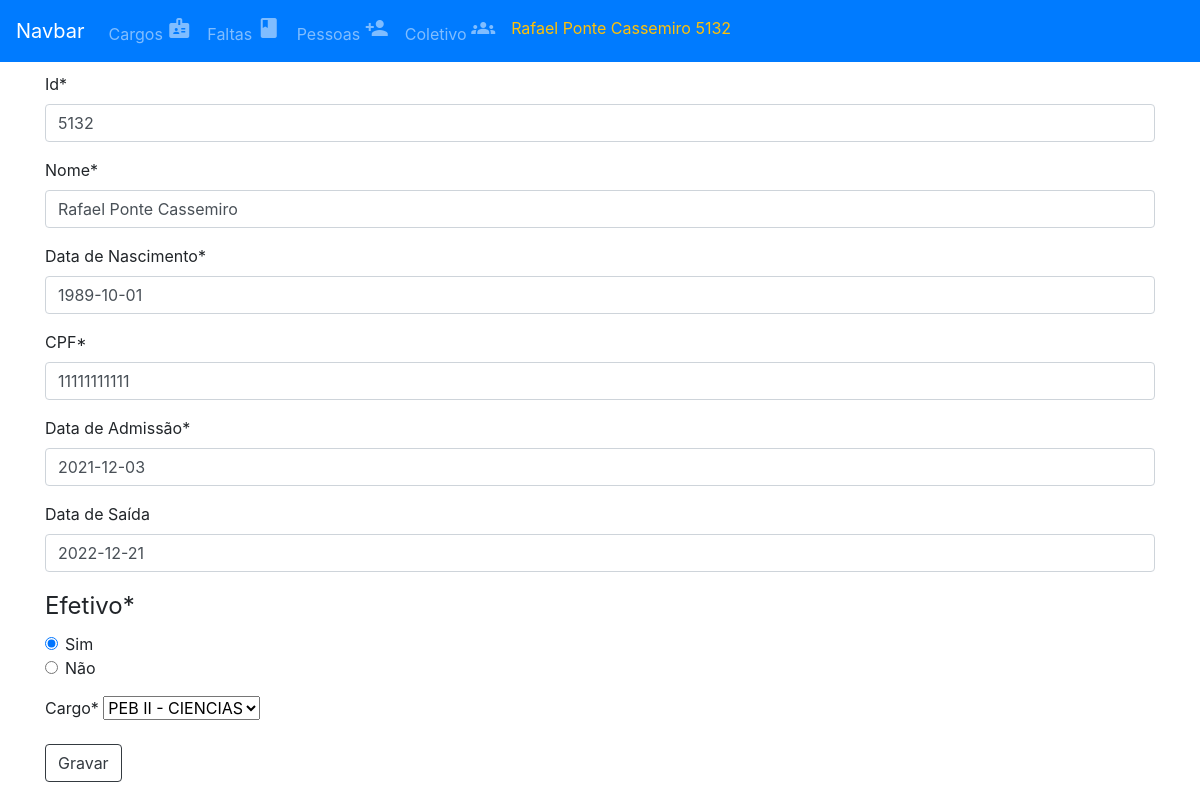
/pessoas/5132, run on an earlier commit of the app's database.
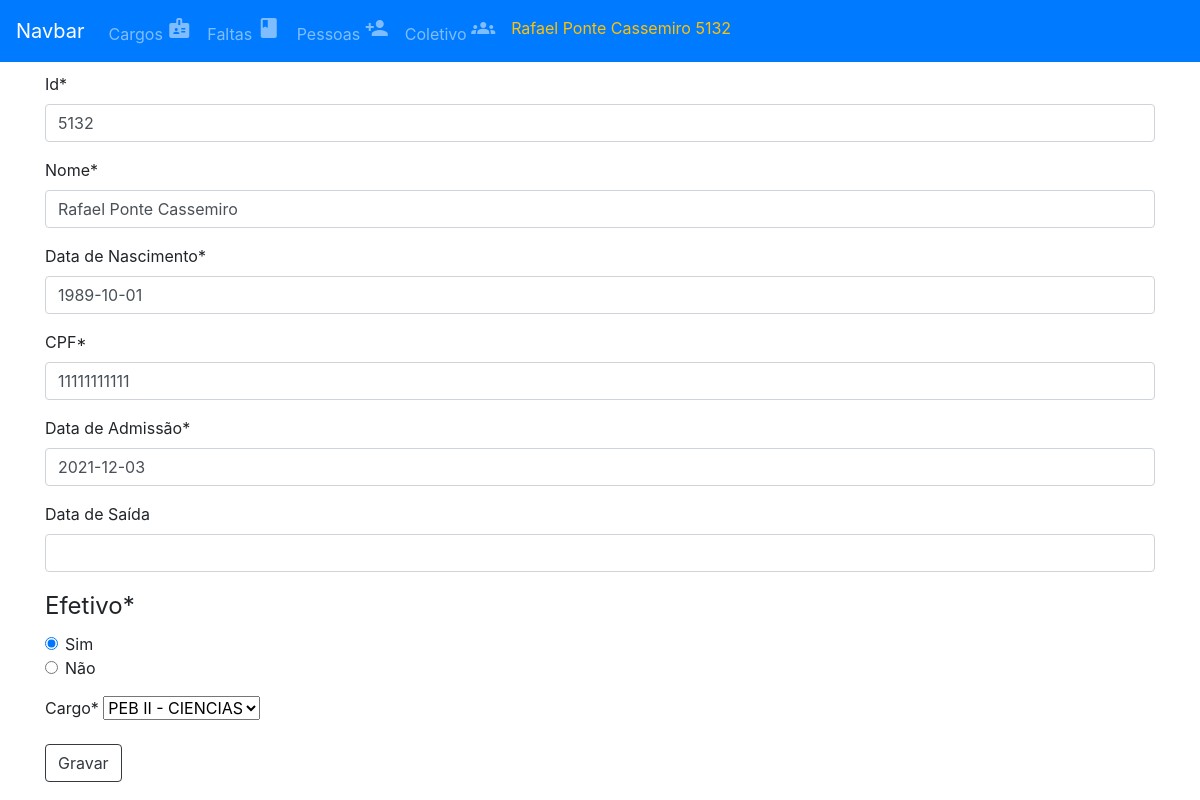
And on a later commit of the database.
### app_pessoa/models.py (models this page shows)
class Pessoas(models.Model):
    EFETIVO =  (
     (True,'Sim'),
     (False,'Não')
    )
    id = models.CharField(max_length=6, primary_key=True)
    nome = models.CharField(max_length=150)
    dt_nasc = models.DateField(default='1991-01-01')
    cpf = models.CharField(max_length=11, default='11111111111')
    admissao = models.DateField(default='1991-01-01')
    saida = models.DateField(null=True)
    efetivo = models.BooleanField(choices=EFETIVO, default=False)
    cargo = models.ForeignKey(Cargos, on_delete=models.CASCADE, related_name="pessoas_cargos")

### app_cargo/models.py (models this page shows)
class Cargos(models.Model):
    cargo = models.CharField(max_length=50)
    def __str__(self):
        return f'{self.cargo}'

### app_pessoa/views.py (the view)
# urls.py: path('<str:pessoa_id>', atualizar_pessoa, name="atualizarpessoa"),
def atualizar_pessoa(request, pessoa_id):
    pessoa = Pessoas.objects.get(pk=pessoa_id)
    if request.method == 'POST':
        form = formularioPessoa(request.POST, instance=pessoa)
        if form.is_valid():
            form.save()
            messages.success(request,"Pessoa atualizada!")
            return redirect('listarpessoas')
    else:
        form = formularioPessoa(instance=pessoa)
    return render(request,'cadastrar_pessoa.html',{'form':form,'pessoa':pessoa})

### app_pessoa/forms.py
class formularioPessoa(forms.ModelForm):
    cargos = Cargos.objects.all()
    id = forms.CharField(max_length=6, required=True)
    nome = forms.CharField(max_length=150, required=True)
    dt_nasc =  forms.DateField(widget=DatePickerInput(), label="Data de Nascimento")
    cpf = forms.CharField(max_length=11, required=True, label='CPF')
    efetivo = forms.ChoiceField(choices=Pessoas.EFETIVO,widget= forms.RadioSelect)
    cargo = forms.ModelChoiceField(queryset=cargos)
    admissao =  forms.DateField(widget=DatePickerInput(), label="Data de Admissão")
    saida = forms.DateField(widget=DatePickerInput(), label="Data de Saída", required=False)
    class Meta:
        model = Pessoas
        fields = ['id','nome','dt_nasc','cpf','admissao','saida','efetivo','cargo']
        widget = {
            "dt_nasc": DatePickerInput(),
            "admissao": DatePickerInput(),
            "saida": DatePickerInput()
        }

### app_pessoa/template/cadastrar_pessoa.html (shortened to what this page needs)
{% extends 'template/menu.html' %}
{% load crispy_forms_tags %}
{% load bootstrap4 %}
{% block content %}
<form method="POST">
    {{ form|crispy }}
    <div clas="form-group">
        <button class="btn btn-outline-dark">Gravar</button>
    </div>
</form>
{% endblock content %}

### template/menu.html (shortened to what this page needs)
{% load static %}
<!DOCTYPE html>
<html lang="en">
<head>
    <link rel="stylesheet" href="https://cdn.jsdelivr.net/npm/bootstrap@4.0.0/dist/css/bootstrap.min.css"
>
    <link rel="stylesheet" href="https://use.fontawesome.com/releases/v5.7.0/css/all.css"
>
</head>
<body>
    <nav class="navbar navbar-expand-lg navbar-dark bg-primary  fixed-top">
        <a class="navbar-brand" href="#">Navbar</a>
        <div class="collapse navbar-collapse" id="navbarSupportedContent">
            <ul class="navbar-nav mr-auto">
                <li class="nav-item">
                    <a class="nav-link" href="{% url 'listarcargos' %}">Cargos <span class="material-icons">
                        </span></a>
                </li>
                <li class="nav-item">
                    <a class="nav-link" href="{% url 'listarfaltas' %}">Faltas <span class="material-icons">
                        </span></a>
                </li>
                <li class="nav-item">
                    <a class="nav-link" href="{% url 'listarpessoas' %}">Pessoas <span class="material-icons">
                        </span></a>
                </li>
                <li class="nav-item">
                    <a class="nav-link" href="{% url 'coletivo' %}">Coletivo <span class="material-icons">
                        </span></a>
                </li>
                <li class="nav-item">
                    <a class="nav-link text-warning" href="{% url 'listarpessoas' %}">{{pessoa.nome}} {{pessoa.id}}</a>
                </li>
    </nav>
    <div class="container mt-5">
        {% block content %}
        {% endblock content %}
    </div>
</body>
</html>

What changed in the data, as far as the page shows it:
changed Pessoas "Rafael Ponte Cassemiro": saida "2022-12-21" → (not shown)
